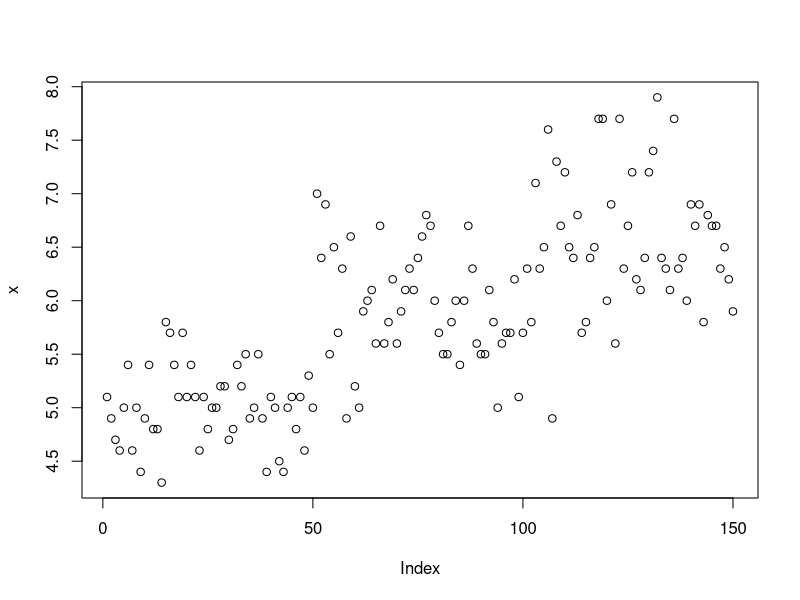
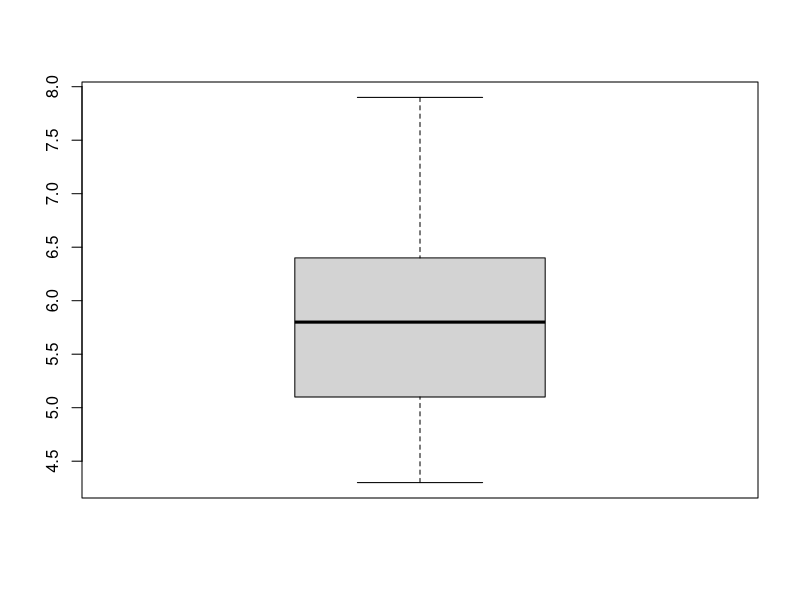
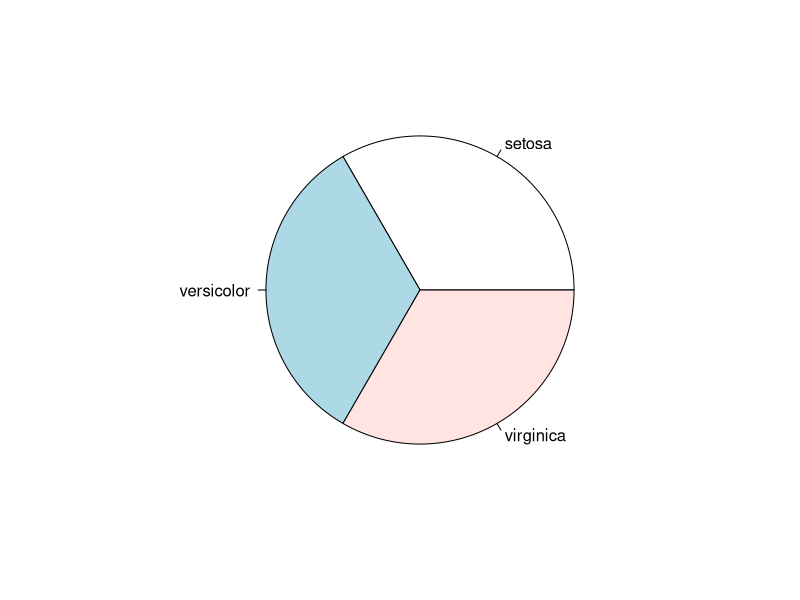
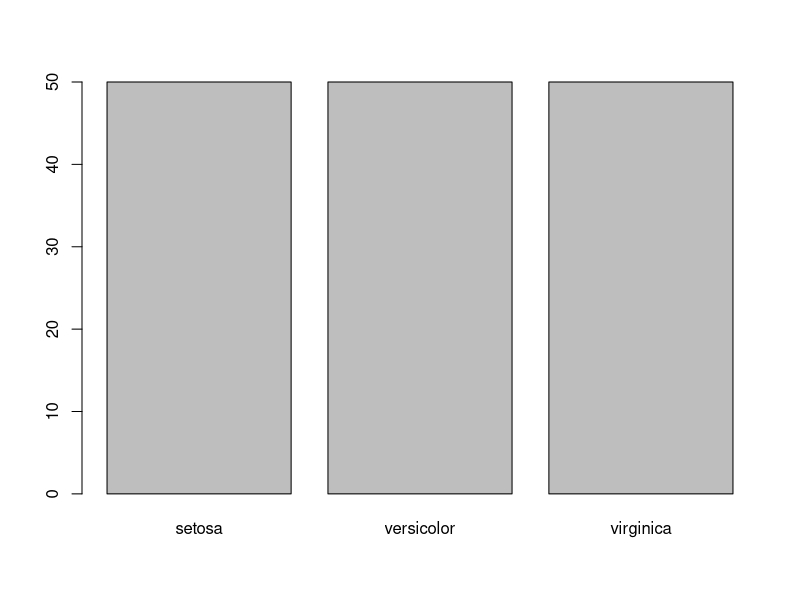

Here is the R script that generated these plots, in order:
## ---- chunk 1
a = 10
a <- 10
print(a)
## ---- chunk 2
b = 3
print(a+b)
print(a-b)
print(a*b)

## ---- chunk 3
require(base)
## ---- chunk 4
data = iris
## ---- chunk 5
names(data)
## ---- chunk 6
summary(data$Sepal.Length)
min(data$Sepal.Length) #최솟값
max(data$Sepal.Length) #최댓값
mean(data$Sepal.Length) #평균
median(data$Sepal.Length) #중위수
## ---- chunk 7
x = data$Sepal.Length
summary(x)
min(x)
max(x)

## ---- chunk 8
y = data$Species
count = table(y)
print(count)
## ---- chunk 9
plot(x)
## ---- chunk 10
boxplot(x)
## ---- chunk 11
y = data$Species
count = table(y)
pie(count)
barplot(count)
